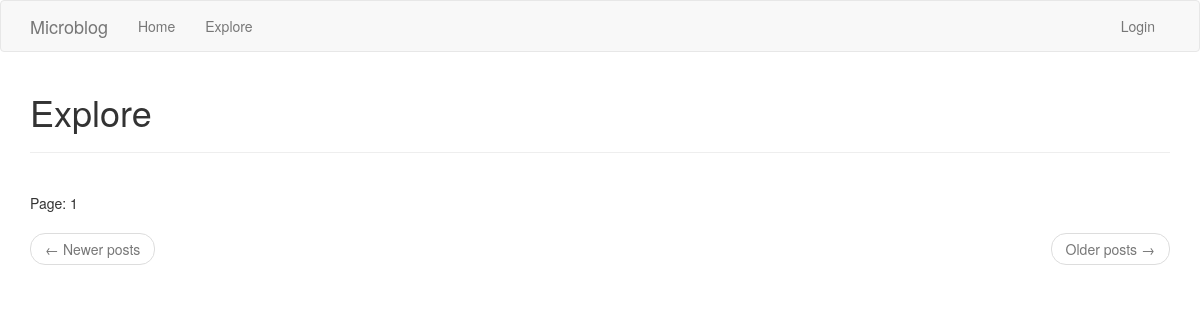
Before: /explore with the older database file.
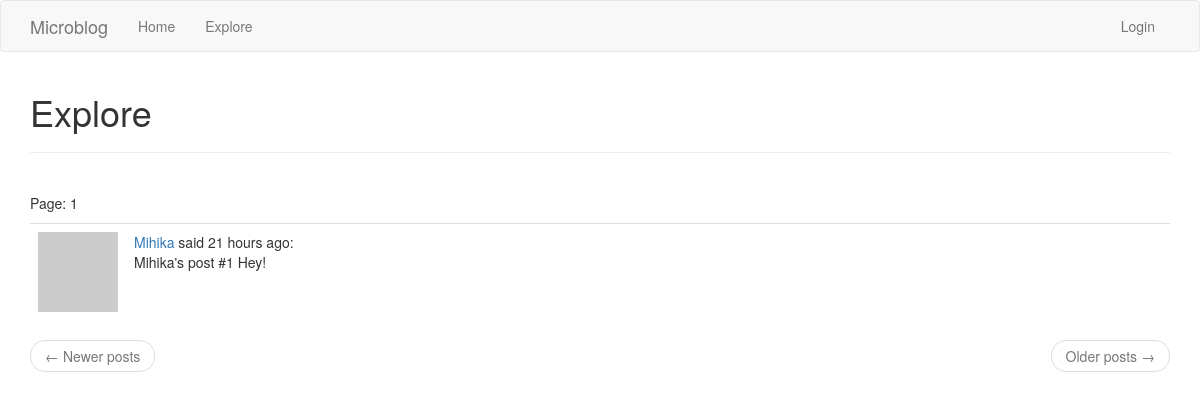
After: the same page with the newer database file.
### app/models.py (models this page shows, shortened)
class Post(db.Model):
	id = db.Column(db.Integer, primary_key=True)
	body = db.Column(db.String(140))
	timestamp = db.Column(db.DateTime, index=True, default=datetime.utcnow)
	user_id = db.Column(db.Integer, db.ForeignKey('user.id'))

class User(UserMixin, db.Model):
	id = db.Column(db.Integer, primary_key=True)
	username = db.Column(db.String(128), unique=True, index=True)
	email = db.Column(db.String(128), unique=True, index=True)
	password = db.Column(db.String(200), unique=True, index=True)
	about_me = db.Column(db.String(140))
	last_seen = db.Column(db.DateTime, default=datetime.utcnow)
	posts = db.relationship('Post', backref='author', lazy='dynamic')
	followed = db.relationship('User', secondary=followers, primaryjoin=(followers.c.follower_id == id), secondaryjoin=(
		followers.c.followed_id == id), backref=db.backref('followers', lazy='dynamic'), lazy='dynamic')
	def avatar(self, size):
		x = "hey8989"+self.email
		digest = md5(x.lower().encode('utf-8')).hexdigest()
		return 'https://www.gravatar.com/avatar/{}?d=identicon&s={}'.format(digest, size)

### app/routes.py (the view)
@app.route('/explore')
def explore():
	page = request.args.get('page', 1, type=int)
	posts = Post.query.order_by(Post.timestamp.desc()).paginate(page, app.config['POSTS_PER_PAGE'], False)
	next_url = url_for('explore', page=posts.next_num) if posts.has_next else None
	prev_url = url_for('explore', page=posts.prev_num) if posts.has_prev else None
	return render_template('index.html', title='Explore', posts=posts.items, next_url=next_url, prev_url=prev_url, page=page)

### app/routes.py (called while the page is built)
@app.before_request
def before_request():
	if current_user.is_authenticated:
		current_user.last_seen = datetime.utcnow()
		db.session.commit()

### app/templates/index.html
{% extends "base.html" %}
{% import 'bootstrap/wtf.html' as wtf %}
{% block app_content %}
    {% if form %}
        <h1>{{ _('Hi, %(username)s!', username=current_user.username) }}</h1>
        <div class="row">
            <div class="col-md-4">
                {{ wtf.quick_form(form) }}
            </div>
        </div>
    {% else %}
        <h1>Explore</h1>
        <hr>
    {% endif %}
    <br>
    <p>Page: {{ page }}</p>
    {% for post in posts %}
        {% include '_post.html' %}
    {% endfor %}
    <nav aria-label="...">
        <ul class="pager">
            <li class="previous{% if not prev_url %} disabled{% endif %}">
                <a href="{{ prev_url or '#' }}">
                    <span aria-hidden="true">&larr;</span> Newer posts
                </a>
            </li>
            <li class="next{% if not next_url %} disabled{% endif %}">
                <a href="{{ next_url or '#' }}">
                    Older posts <span aria-hidden="true">&rarr;</span>
                </a>
            </li>
        </ul>
    </nav>
{% endblock %}

### app/templates/base.html (shortened to what this page needs)
{% extends 'bootstrap/base.html' %}
{% block navbar %}
    <nav class="navbar navbar-default">
        <div class="container">
            <div class="navbar-header">
                <a class="navbar-brand" href="{{ url_for('index') }}">Microblog</a>
            </div>
            <div class="collapse navbar-collapse" id="bs-example-navbar-collapse-1">
                <ul class="nav navbar-nav">
                    <li><a href="{{ url_for('index') }}">Home</a></li>
                    <li><a href="{{ url_for('explore') }}">Explore</a></li>
                </ul>
                <ul class="nav navbar-nav navbar-right">
                    {% if current_user.is_anonymous %}
                    <li><a href="{{ url_for('login') }}">Login</a></li>
                    {% else %}
                    <li><a href="{{ url_for('user', username=current_user.username) }}">Profile</a></li>
                    <li><a href="{{ url_for('logout') }}">Logout</a></li>
                    {% endif %}
                </ul>
            </div>
        </div>
    </nav>
{% endblock %}
{% block content %}
    <div class="container">
        {% block app_content %}{% endblock %}
    </div>
{% endblock %}

### app/templates/_post.html
 <table class="table table-hover">
        <tr>
            <td width="70px">
                <a href="{{ url_for('user', username=post.author.username) }}">
                    <img src="{{ post.author.avatar(70) }}" />
                </a>
            </td>
            <td>
                <a href="{{ url_for('user', username=post.author.username) }}">
                    {{ post.author.username }}
                </a>
                {{ _('said') }} {{ moment(post.timestamp).fromNow() }}:
                <br>
                {{ post.body }}
            </td>
        </tr>
    </table>

Changed rows visible on the page:
added Post: author.username "Mihika", timestamp "21 hours ago", body "Mihika's post #1 Hey!"
